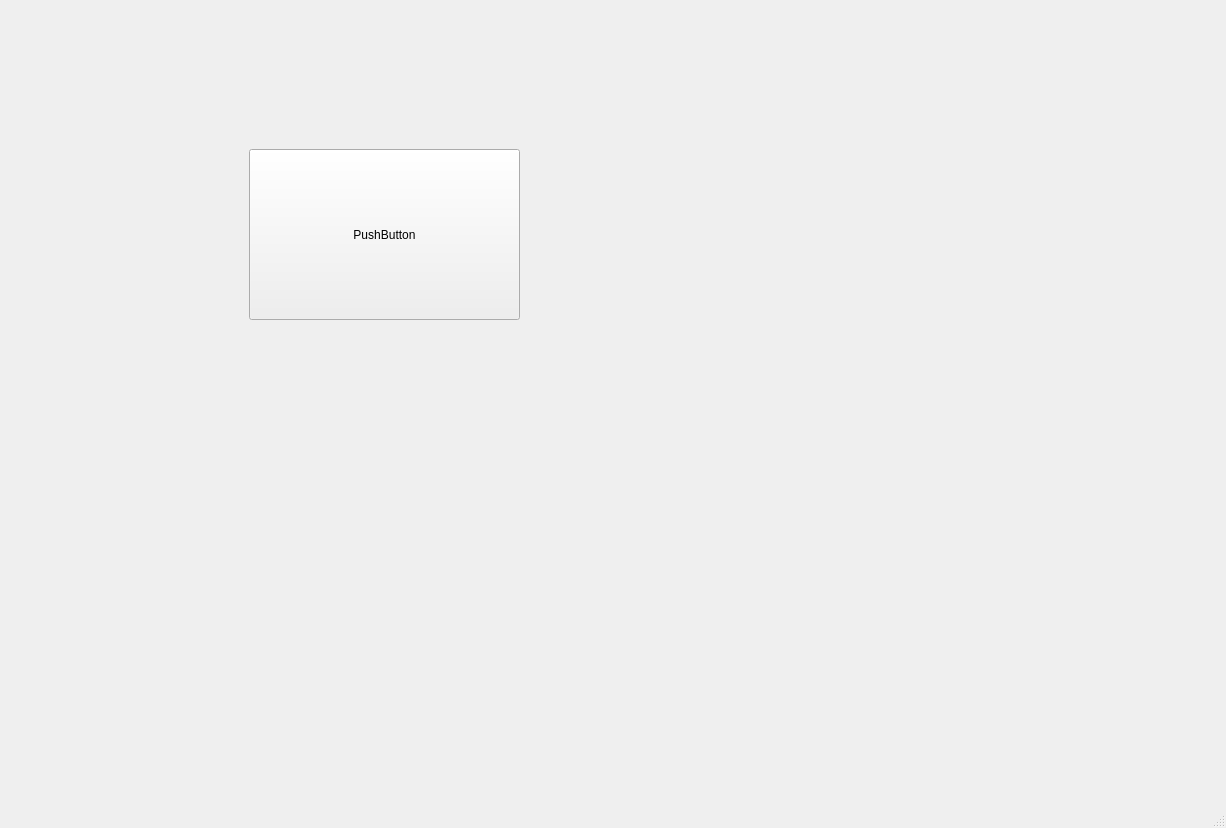
<?xml version="1.0" encoding="UTF-8"?>
<ui version="4.0">
 <class>MainWindow</class>
 <widget class="QMainWindow" name="MainWindow">
  <property name="geometry">
   <rect>
    <x>0</x>
    <y>0</y>
    <width>1226</width>
    <height>828</height>
   </rect>
  </property>
  <property name="windowTitle">
   <string>MainWindow</string>
  </property>
  <widget class="QWidget" name="centralwidget">
   <widget class="QStackedWidget" name="mainStackedWidget">
    <property name="geometry">
     <rect>
      <x>19</x>
      <y>9</y>
      <width>1191</width>
      <height>791</height>
     </rect>
    </property>
    <property name="currentIndex">
     <number>0</number>
    </property>
    <widget class="QWidget" name="page">
     <widget class="QPushButton" name="secondButton">
      <property name="geometry">
       <rect>
        <x>230</x>
        <y>140</y>
        <width>271</width>
        <height>171</height>
       </rect>
      </property>
      <property name="text">
       <string>PushButton</string>
      </property>
     </widget>
    </widget>
    <widget class="QWidget" name="page_2">
     <widget class="QPushButton" name="mainButton">
      <property name="geometry">
       <rect>
        <x>20</x>
        <y>40</y>
        <width>241</width>
        <height>151</height>
       </rect>
      </property>
      <property name="text">
       <string>PushButton</string>
      </property>
     </widget>
    </widget>
   </widget>
  </widget>
  <widget class="QMenuBar" name="menubar">
   <property name="geometry">
    <rect>
     <x>0</x>
     <y>0</y>
     <width>1226</width>
     <height>22</height>
    </rect>
   </property>
  </widget>
  <widget class="QStatusBar" name="statusbar"/>
 </widget>
 <resources/>
 <connections/>
</ui>
